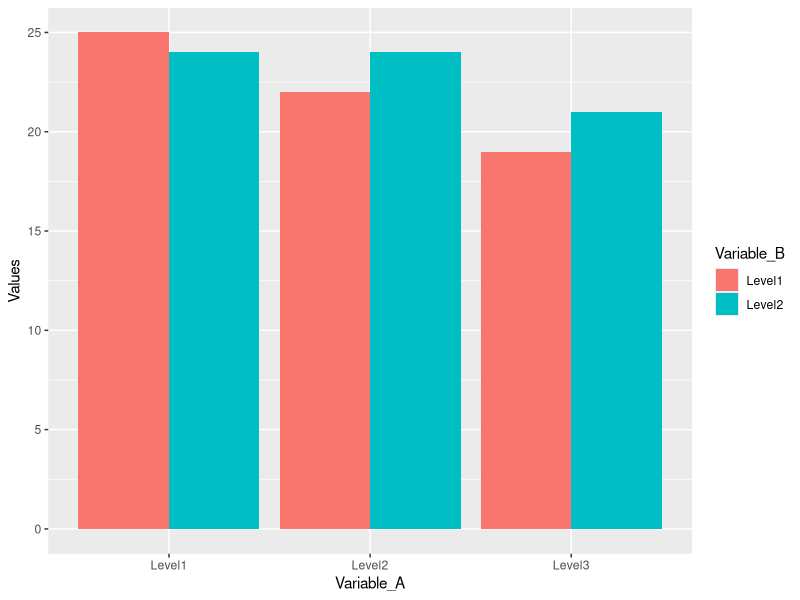

Reproduce this figure in R.
                                     # Page no. : 419 - 421

# worked out examples 1 

# Only (b) and (c) part

DF <- data.frame(Variable_A = c(rep("Level1", 8), rep("Level2", 8), rep("Level3", 8)),
                 Variable_B = c(rep(c("Level1", "Level2"), 12)),
                 Values = c(25, 19, 20, 24, 23, 21, 24, 20, 22, 24, 19, 18, 22, 22, 21, 20,
                            16, 18, 19, 21, 13, 16, 16, 17)
)

View(DF)   # Book's table is little bit different

# install.packages(ggplot2)
library(ggplot2)

ggplot(DF, aes(x = Variable_A, y = Values, fill = Variable_B)) + geom_bar(position = "dodge", 
                                                                          stat = "identity")
# Litte bit different barplot as compare with book's barplot

res <- aov(Values ~ Variable_B*Variable_A, data = DF)
result <- anova(res)
result 

ss_total <- round(sum(result$`Sum Sq`), 2)   # Total sum of squared deviation

cat("Total sum of squared deviation is", ss_total)

ss_within <- round(result$`Sum Sq`[4], 2)   # Sum of squared deviation within-groups

cat("Sum of squared deviation within-groups is", ss_within)

ss_interaction <- round(result$`Sum Sq`[3], 2)   # Sum of squared deviation of interaction

cat("Sum of squared deviation of interaction is", ss_interaction)

ss_rows <- round(result$`Sum Sq`[2], 2)   # Sum of squared deviation of rows

cat("Sum of squared deviation of rows is", ss_rows)

ss_columns <- round(result$`Sum Sq`[1], 2)   # Sum of squared deviation of columns

cat("Sum of squared deviation of columns is", ss_columns)

alpha <- 0.05   # 5% significance level
df_numerator <- 2   # 3 - 1 = 1   (2 groups)
df_denomenator <- result$Df[4]

fval <- qf(0.95, df_numerator, df_denomenator)
fval <- round(fval, 2)

f1 <- result$`F value`[1]   # F value for variable B
f2 <- result$`F value`[2]   # F value for variable A
f3 <- result$`F value`[3]   # F value for variable B : variable A

if(f1 >= fval)
{
  cat("Reject null hypothesis")
} else {
  cat("Cannot reject null hypothesis")
}

if(f2 >= fval)
{
  cat("Reject null hypothesis")
} else {
  cat("Cannot reject null hypothesis")
}

if(f3 >= fval)
{
  cat("Reject null hypothesis")
} else {
  cat("Cannot reject null hypothesis")
}
